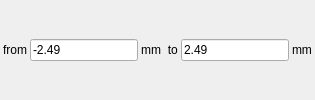
                      <widget class="QWidget" name="page_6">
                       <layout class="QHBoxLayout" name="horizontalLayout_17">
                        <property name="spacing">
                         <number>3</number>
                        </property>
                        <property name="leftMargin">
                         <number>3</number>
                        </property>
                        <property name="topMargin">
                         <number>3</number>
                        </property>
                        <property name="rightMargin">
                         <number>3</number>
                        </property>
                        <property name="bottomMargin">
                         <number>3</number>
                        </property>
                        <item>
                         <widget class="QLabel" name="label_249">
                          <property name="text">
                           <string>from</string>
                          </property>
                          <property name="alignment">
                           <set>Qt::AlignRight|Qt::AlignTrailing|Qt::AlignVCenter</set>
                          </property>
                         </widget>
                        </item>
                        <item>
                         <widget class="QLineEdit" name="ledFloodZfrom">
                          <property name="text">
                           <string>-2.49</string>
                          </property>
                         </widget>
                        </item>
                        <item>
                         <widget class="QLabel" name="label_251">
                          <property name="text">
                           <string>mm  to</string>
                          </property>
                          <property name="alignment">
                           <set>Qt::AlignCenter</set>
                          </property>
                         </widget>
                        </item>
                        <item>
                         <widget class="QLineEdit" name="ledFloodZto">
                          <property name="text">
                           <string>2.49</string>
                          </property>
                         </widget>
                        </item>
                        <item>
                         <widget class="QLabel" name="label_248">
                          <property name="text">
                           <string>mm</string>
                          </property>
                         </widget>
                        </item>
                       </layout>
                      </widget>
